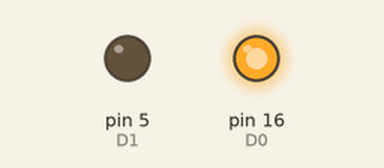
Simulated run of this sketch. Board: Arduino Uno, built with avr-gcc and run on an emulated ATmega328P. Parts: output pins drawn as LEDs (lit = HIGH).

Above: at 0.5 s.
At 1.5 s:
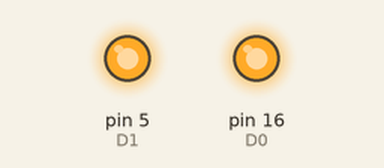
At 2.5 s:
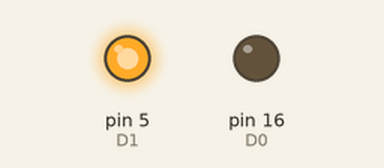
At 3.5 s:
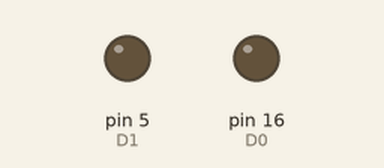
Timing chart, 0 to 5.2 s (numbered marks = the images above):
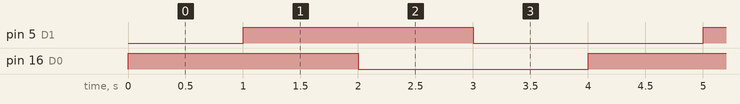

Measured:
- by itself, pin 5 (D1), pin 16 (D0): alternates HIGH for 2.0 s and LOW for 2.0 s
- by itself, everything shown: repeats every 4.0 s, in 4 steps

The sketch:

program1.ino
```cpp
void setup() {
  pinMode(16, OUTPUT); // D0: RED
  pinMode(5, OUTPUT);  // D1: YELLOW
}

void loop() {
  digitalWrite(16, HIGH);
  delay(1000);

  digitalWrite(5, HIGH);
  delay(1000);

  digitalWrite(16, LOW);
  delay(1000);

  digitalWrite(5, LOW);
  delay(1000);

}
```
